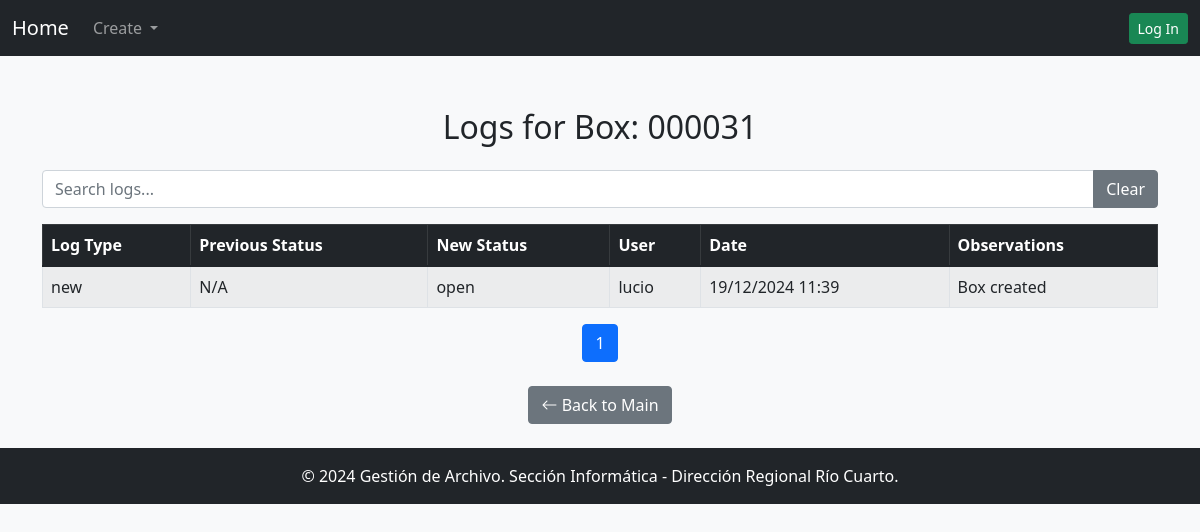
Before: /box/31/logs/ with the older database file.
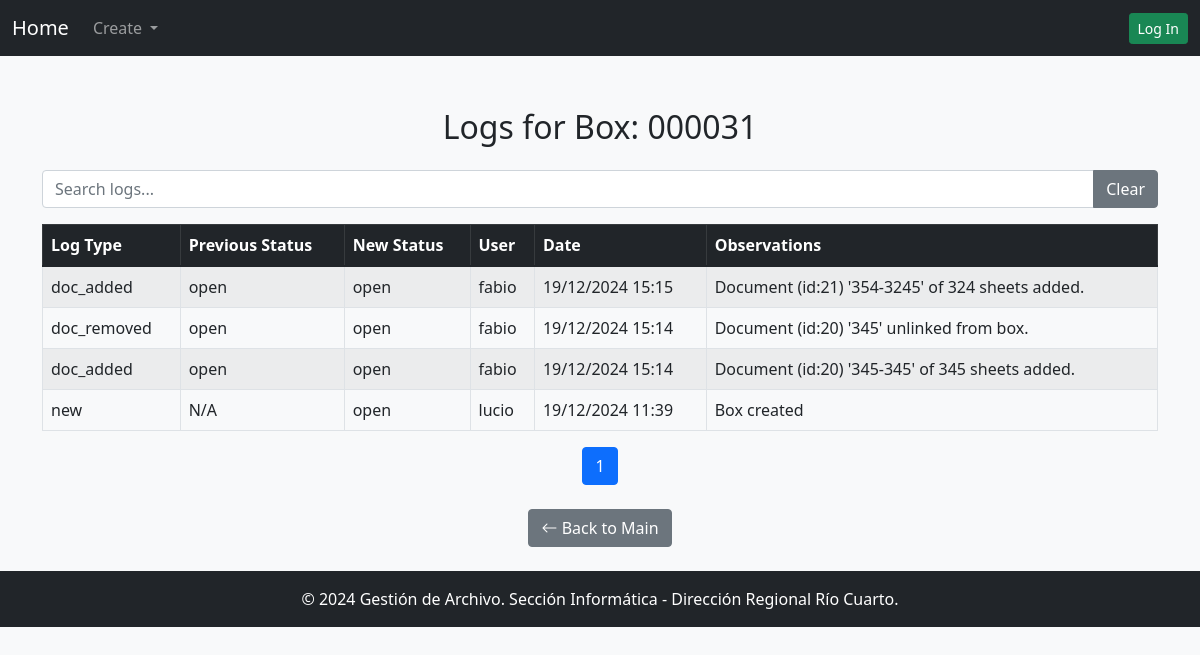
After: the same page with the newer database file.
### gestion_archivo_app/models.py (models this page shows, shortened)
class Box(models.Model):
    STATUS_CHOICES = [
        ('open', 'Open'),
        ('closed', 'Closed'),
        ('waiting_close', 'Waiting for Close'),
        ('waiting_archive', 'Waiting for Archive'),
        ('accepted_archive', 'Accepted by Archive Responsible'),
        ('archived', 'In Archive'),
    ]
    name = models.CharField(max_length = 10, primary_key=False, verbose_name="Box Name", null=False, blank=False, unique=True)
    box_type = models.ForeignKey(BoxType, on_delete=models.PROTECT, related_name="boxes")
    description = models.TextField(blank=True, null=True, verbose_name="Box Description")
    user = models.ForeignKey(settings.AUTH_USER_MODEL, on_delete=models.PROTECT, related_name="boxes")
    area = models.ForeignKey(Area, on_delete=models.PROTECT, related_name="boxes")
    status = models.CharField(max_length=32, choices=STATUS_CHOICES, default='open')
    id = models.AutoField(primary_key=True, verbose_name="Box ID")  # Auto-incremental ID
    creation_date = models.DateTimeField(auto_now_add=True, verbose_name="Creation Date")
    update_date =  models.DateTimeField(auto_now=True)
    close_date = models.DateTimeField(blank=True, null=True, default=None, verbose_name="Close Date")
    destruction_year = models.PositiveSmallIntegerField(
        choices=[(0,'Never')] + [(year, str(year)) for year in range(get_current_year(), get_current_year() + 500)],
        verbose_name="Destruction Year"
    )
    current_area = models.ForeignKey(Area, on_delete=models.PROTECT, related_name="current_boxes", verbose_name="Current Area")
    total_sheets = models.PositiveIntegerField(default=0)

class BoxLog(models.Model):
    LOG_TYPE_CHOICES = [
        ('new', 'New Box'),
        ('change_area', 'Change of Area'),
        ('doc_added', 'Document Added'),
        ('doc_removed', 'Document Removed'),
        ('doc_edited', 'Document Edited'),
        ('status_change', "Status Changed"),
        ('area_change', 'Area Changed'),
    ]
    log_type = models.CharField(max_length=20, choices=LOG_TYPE_CHOICES)
    box = models.ForeignKey("Box", on_delete=models.CASCADE, related_name="logs")
    area_origin = models.ForeignKey("Area", on_delete=models.CASCADE, null=True, blank=True, related_name="origin_logs")
    area_destination = models.ForeignKey("Area", on_delete=models.CASCADE, null=True, blank=True, related_name="destination_logs")
    doc_added = models.ForeignKey("Documentation", on_delete=models.SET_NULL, null=True, blank=True, related_name="logs_added")
    doc_removed = models.ForeignKey("Documentation", on_delete=models.SET_NULL, null=True, blank=True, related_name="logs_removed")
    previous_status = models.CharField(max_length=50, null=False, blank=False)
    new_status = models.CharField(max_length=50, null=False, blank=False)
    observations = models.TextField(blank=True, null=True)
    user = models.ForeignKey(User, on_delete=models.CASCADE)
    user_area = models.ForeignKey("Area", on_delete=models.PROTECT, related_name="user_logs")
    log_date = models.DateTimeField(auto_now_add=True)

class User(AbstractUser):
    ROLE_CHOICES = [
        ('user', 'User'),
        ('manager', 'Manager'),
        ('archive_responsible', 'Archive Responsible'),
        ('admin', 'System Administrator')
    ]
    role = models.CharField(max_length=32, choices=ROLE_CHOICES)
    area = models.ForeignKey('Area', on_delete=models.PROTECT, verbose_name="User Area")
    deposit = models.ForeignKey(
        'Area',
        on_delete=models.PROTECT,
        default=get_default_archive,
        verbose_name="Archive",
        related_name='deposits'
    )
    objects = UserManager()
    USERNAME_FIELD = 'username'
    REQUIRED_FIELDS = ['first_name', 'last_name', 'role']

### gestion_archivo_app/views.py (the view)
# urls.py: path('box/<int:box_id>/logs/', box_logs, name='box_logs'),
def box_logs(request, box_id):
    box = get_object_or_404(Box, id=box_id)
    logs = BoxLog.objects.filter(box=box).order_by('-log_date')
    context = {
        'box': box,
        'logs': logs,
    }
    return render(request, 'box_logs.html', context)

### gestion_archivo_app/context_processors.py (called while the page is built)
def system_config(request):
    try:
        pagination_limit = int(SystemConfigKeyValues.objects.get(key="pagination_limit").value)
    except SystemConfigKeyValues.DoesNotExist:
        pagination_limit = 10  # Valor por defecto
    try:
        default_archive_code = SystemConfigKeyValues.objects.get(key="default_archive_code").value
    except SystemConfigKeyValues.DoesNotExist:
        default_archive_code = "AADE_ARCHIVE"  # Valor por defecto
    try:
        config_name_org = SystemConfigKeyValues.objects.get(key="config_name_org").value
    except SystemConfigKeyValues.DoesNotExist:
        config_name_org = "Define config_name_org"  # Valor por defecto
    return {
        "pagination_limit": pagination_limit,
        "default_archive_code": default_archive_code,
        "config_name_org": config_name_org
    }

### gestion_archivo_app/templates/box_logs.html (shortened to what this page needs)
{% extends 'base.html' %}
{% load static %}
{% block content %}
<div class="container mt-5">
    <h2 class="text-center mb-4">Logs for Box: {{ box.name }}</h2>
    <div class="mb-3">
        <div class="input-group">
            <input type="text" id="searchInputId" class="form-control" placeholder="Search logs...">
            <button type="button" class="btn btn-secondary" onclick="clearSearch()">Clear</button>
        </div>
    </div>
    <table class="table table-bordered table-striped mt-3" id="tableId">
        <thead class="table-dark">
            <tr>
                <th onclick="sortTable(0)">Log Type </th>
                <th onclick="sortTable(1)">Previous Status </th>
                <th onclick="sortTable(2)">New Status </th>
                <th onclick="sortTable(3)">User </th>
                <th onclick="sortTable(4)">Date </th>
                <th onclick="sortTable(5)">Observations </th>
            </tr>
        </thead>
        <tbody id="tableBodyId">
            {% for log in logs %}
            <tr>
                <td>{{ log.log_type }}</td>
                <td>{{ log.previous_status }}</td>
                <td>{{ log.new_status }}</td>
                <td>{{ log.user.username }}</td>
                <td>{{ log.log_date|date:"d/m/Y H:i" }}</td>
                <td>{{ log.observations }}</td>
            </tr>
            {% empty %}
            <tr>
                <td colspan="6" class="text-center">No logs found for this box.</td>
            </tr>
            {% endfor %}
        </tbody>
    </table>
    <nav class="mt-3">
        <ul class="pagination justify-content-center" id="tableBodyIdPagination">
        </ul>
    </nav>
    <div class="text-center mt-4">
        <a href="{% url 'main' %}" class="btn btn-secondary">
            <i class="bi bi-arrow-left"></i> Back to Main
        </a>
    </div>
</div>
{% endblock %}

### gestion_archivo_app/templates/base.html (shortened to what this page needs)
<!DOCTYPE html>
<html lang="en">
<head>
    {% load static %}
    <link href="https://cdn.jsdelivr.net/npm/bootstrap-icons/font/bootstrap-icons.css" rel="stylesheet">
<link rel="stylesheet" href="https://cdn.jsdelivr.net/npm/bootstrap@5.1.3/dist/css/bootstrap.min.css" />
<link rel="stylesheet" href="https://cdn.jsdelivr.net/npm/select2@4.1.0-rc.0/dist/css/select2.min.css" />
<link rel="stylesheet" href="https://cdn.jsdelivr.net/npm/select2-bootstrap-5-theme@1.3.0/dist/select2-bootstrap-5-theme.min.css" />
<link rel="stylesheet" href="https://cdn.jsdelivr.net/npm/select2-bootstrap-5-theme@1.3.0/dist/select2-bootstrap-5-theme.rtl.min.css" />
</head>
<body class="bg-light" a>
    <nav class="navbar navbar-expand-lg navbar-dark bg-dark">
        <div class="container-fluid">
            <a class="navbar-brand" href="{% url 'main' %}">Home</a>
            <div class="collapse navbar-collapse" id="navbarNav">
                <ul class="navbar-nav me-auto">
                    <li class="nav-item dropdown">
                        <a class="nav-link dropdown-toggle" href="#" id="createDropdown" role="button" data-bs-toggle="dropdown" aria-expanded="false">
                            Create
                        </a>
                    </li>
                </ul>
            </div>
                <div class="d-flex align-items-center">
                    {% if user.is_authenticated %}
                        <span class="text-white me-3">
                            <strong>{{ user.username }}</strong> | {{ user.role }} | {{ user.area.name }}
                        </span>
                        <a href="{% url 'logout' %}" class="btn btn-danger btn-sm">Log Out</a>
                    {% else %}
                        <a href="{% url 'login' %}" class="btn btn-success btn-sm">Log In</a>
                    {% endif %}
                </div>
            </div>
    </nav>
    <div class="container-fluid py-4" style='margin-top:-20px' >
        {% block content %}{% endblock %}
    </div>
    <footer class="bg-dark text-white text-center py-3 mt-auto">
        <p class="mb-0">&copy; 2024 Gestión de Archivo. Sección Informática - Dirección Regional Río Cuarto.</p>
    </footer>
</body>
</html>

### gestion_archivo_app/templates/base.html (style rules this page uses)
html { scroll-behavior:auto; }

Changed rows visible on the page:
added BoxLog: log_type "doc_added", previous_status "open", new_status "open", user.username "fabio", log_date "19/12/2024 15:15", observations "Document (id:21) '354-3245' of 324 sheets added."
added BoxLog: log_type "doc_removed", previous_status "open", new_status "open", user.username "fabio", log_date "19/12/2024 15:14", observations "Document (id:20) '345' unlinked from box."
added BoxLog: log_type "doc_added", previous_status "open", new_status "open", user.username "fabio", log_date "19/12/2024 15:14", observations "Document (id:20) '345-345' of 345 sheets added."
